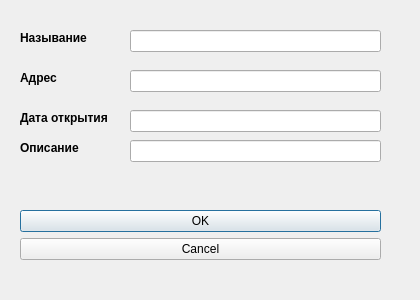
<?xml version="1.0" encoding="UTF-8"?>
<ui version="4.0">
 <class>AddWindow</class>
 <widget class="QDialog" name="AddWindow">
  <property name="geometry">
   <rect>
    <x>0</x>
    <y>0</y>
    <width>420</width>
    <height>300</height>
   </rect>
  </property>
  <property name="minimumSize">
   <size>
    <width>420</width>
    <height>300</height>
   </size>
  </property>
  <property name="maximumSize">
   <size>
    <width>420</width>
    <height>300</height>
   </size>
  </property>
  <property name="windowTitle">
   <string>Dialog</string>
  </property>
  <widget class="QDialogButtonBox" name="dialogButtonBox">
   <property name="geometry">
    <rect>
     <x>20</x>
     <y>210</y>
     <width>361</width>
     <height>61</height>
    </rect>
   </property>
   <property name="orientation">
    <enum>Qt::Vertical</enum>
   </property>
   <property name="standardButtons">
    <set>QDialogButtonBox::Cancel|QDialogButtonBox::Ok</set>
   </property>
  </widget>
  <widget class="QLineEdit" name="NameEdit">
   <property name="geometry">
    <rect>
     <x>130</x>
     <y>30</y>
     <width>251</width>
     <height>22</height>
    </rect>
   </property>
   <property name="maximumSize">
    <size>
     <width>320</width>
     <height>260</height>
    </size>
   </property>
  </widget>
  <widget class="QLabel" name="label">
   <property name="geometry">
    <rect>
     <x>20</x>
     <y>30</y>
     <width>81</width>
     <height>16</height>
    </rect>
   </property>
   <property name="font">
    <font>
     <weight>75</weight>
     <bold>true</bold>
    </font>
   </property>
   <property name="text">
    <string>Называние</string>
   </property>
  </widget>
  <widget class="QLineEdit" name="AddressEdit">
   <property name="geometry">
    <rect>
     <x>130</x>
     <y>70</y>
     <width>251</width>
     <height>22</height>
    </rect>
   </property>
   <property name="maximumSize">
    <size>
     <width>320</width>
     <height>260</height>
    </size>
   </property>
  </widget>
  <widget class="QLabel" name="label_2">
   <property name="geometry">
    <rect>
     <x>20</x>
     <y>70</y>
     <width>81</width>
     <height>16</height>
    </rect>
   </property>
   <property name="font">
    <font>
     <weight>75</weight>
     <bold>true</bold>
    </font>
   </property>
   <property name="text">
    <string>Адрес</string>
   </property>
  </widget>
  <widget class="QLineEdit" name="DateEdit">
   <property name="geometry">
    <rect>
     <x>130</x>
     <y>110</y>
     <width>251</width>
     <height>22</height>
    </rect>
   </property>
   <property name="maximumSize">
    <size>
     <width>320</width>
     <height>260</height>
    </size>
   </property>
   <property name="text">
    <string/>
   </property>
  </widget>
  <widget class="QLabel" name="label_3">
   <property name="geometry">
    <rect>
     <x>20</x>
     <y>110</y>
     <width>101</width>
     <height>16</height>
    </rect>
   </property>
   <property name="font">
    <font>
     <weight>75</weight>
     <bold>true</bold>
    </font>
   </property>
   <property name="text">
    <string>Дата открытия</string>
   </property>
  </widget>
  <widget class="QLabel" name="label_4">
   <property name="geometry">
    <rect>
     <x>20</x>
     <y>140</y>
     <width>81</width>
     <height>16</height>
    </rect>
   </property>
   <property name="font">
    <font>
     <weight>75</weight>
     <bold>true</bold>
    </font>
   </property>
   <property name="text">
    <string>Описание</string>
   </property>
  </widget>
  <widget class="QLineEdit" name="DescriptionEdit">
   <property name="geometry">
    <rect>
     <x>130</x>
     <y>140</y>
     <width>251</width>
     <height>22</height>
    </rect>
   </property>
   <property name="maximumSize">
    <size>
     <width>320</width>
     <height>260</height>
    </size>
   </property>
  </widget>
 </widget>
 <resources/>
 <connections>
  <connection>
   <sender>dialogButtonBox</sender>
   <signal>accepted()</signal>
   <receiver>AddWindow</receiver>
   <slot>accept()</slot>
   <hints>
    <hint type="sourcelabel">
     <x>248</x>
     <y>254</y>
    </hint>
    <hint type="destinationlabel">
     <x>157</x>
     <y>274</y>
    </hint>
   </hints>
  </connection>
  <connection>
   <sender>dialogButtonBox</sender>
   <signal>rejected()</signal>
   <receiver>AddWindow</receiver>
   <slot>reject()</slot>
   <hints>
    <hint type="sourcelabel">
     <x>316</x>
     <y>260</y>
    </hint>
    <hint type="destinationlabel">
     <x>286</x>
     <y>274</y>
    </hint>
   </hints>
  </connection>
 </connections>
</ui>
